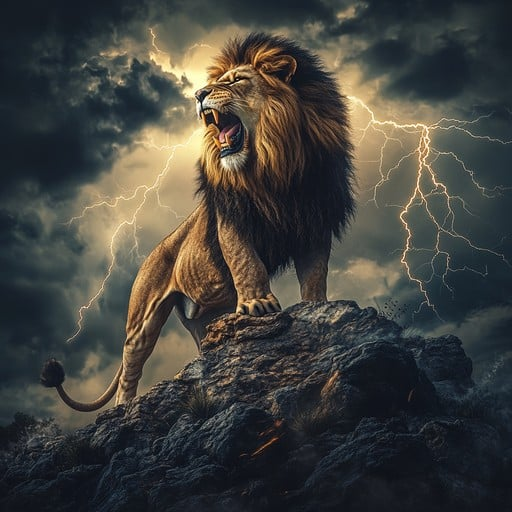
#> input picture Sec(5)-Opencv/images/majestic-lion-roaring-stockcake.jpg, 512 x 512 px
$ jupyter execute histogram.ipynb
#> lines starting #> are read from the running program, lines starting #| are printed output that depends on the picture
[cell 1]
import cv2
import matplotlib.pyplot as plt

[cell 2]
# RGB

image = cv2.imread("../images/majestic-lion-roaring-stockcake.jpg")
#> image is the input picture: shape (512, 512, 3); mean B, G, R 61.9, 66.4, 66.7
image_rgb = cv2.cvtColor(image, cv2.COLOR_BGR2RGB)

plt.imshow(image_rgb)

[cell 3]
import numpy as np

[cell 4]
lst=np.float32([[[1,2,11],[2,3,22],[2,3,33]],[[1,6,11],[2,6,22],[5,9,33]]])
lst.shape

[cell 5]
cv2.split(lst)[0]

[cell 6]
cv2.split(lst)[0].shape

[cell 7]
image_rgb.shape
#> Out = (512, 512, 3)

[cell 8]
channels = cv2.split(image_rgb)
colors = ['red', 'green', 'blue']

for channel, color in zip(channels, colors):
    hist = cv2.calcHist([channel], [0], None, [256], [0, 256])
    plt.plot(hist, color=color)
#> this loop made 3 passes
#> color on passes 1 to 3: 'red', 'green', 'blue'

plt.title("Color Histogram")
plt.xlabel("Pixel Intensity")
plt.ylabel("Frequency")
plt.show()
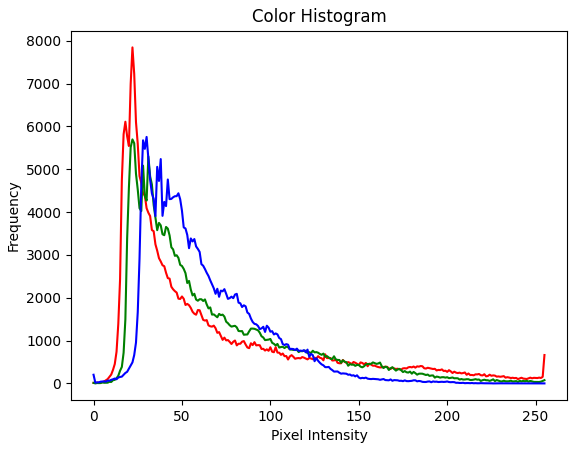
#> figure drawn by matplotlib, 1 panel; curve peaks at x = 22, y = 7847; curve peaks at x = 22, y = 5698; curve peaks at x = 30, y = 5756

[cell 9]
# HSV

image_hsv = cv2.cvtColor(image, cv2.COLOR_BGR2HSV)
#> image_hsv: shape (512, 512, 3); mean H, S, V 75.6, 77.7, 75.8
h, s, v = cv2.split(image_hsv)
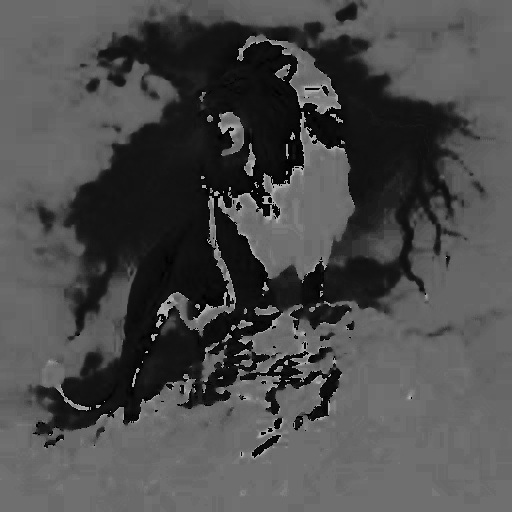
#> h: shape (512, 512); min 0, max 179, mean 75.6
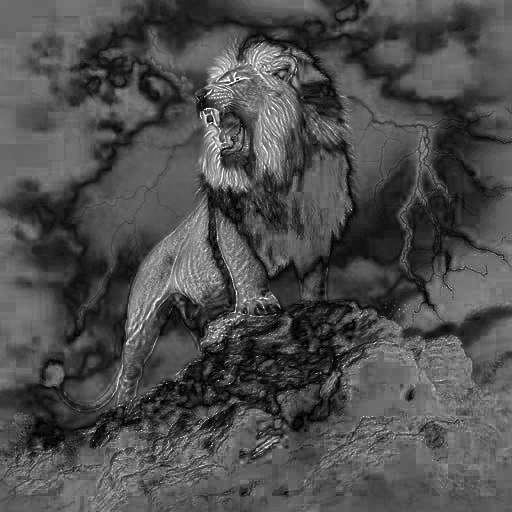
#> s: shape (512, 512); min 0, max 255, mean 77.7
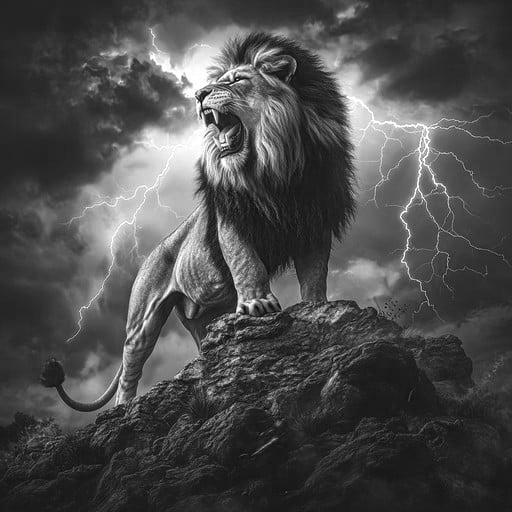
#> v: shape (512, 512); min 0, max 255, mean 75.8

h_hist = cv2.calcHist([h], [0], None, [180], [0, 180])
#> h_hist = 180 values, max 26516 at index 111, min 0 at index 44, mean 1456.4
s_hist = cv2.calcHist([s], [0], None, [256], [0, 256])
#> s_hist = 256 values, max 5209 at index 85, min 0 at index 1, mean 1024
v_hist = cv2.calcHist([v], [0], None, [256], [0, 256])
#> v_hist = 256 values, max 5368 at index 30, min 0 at index 1, mean 1024

fig, axes = plt.subplots(1,3, figsize=(15, 5))

axes[0].plot(h_hist, color='orange')
axes[0].set_title("Hue Histogram")
axes[0].set_xlabel("Bins")
axes[0].set_ylabel("Frequency")

axes[1].plot(s_hist, color='green')
axes[1].set_title("Saturation Histogram")
axes[1].set_xlabel("Bins")
axes[1].set_ylabel("Frequency")

axes[2].plot(v_hist, color='blue')
axes[2].set_title("Value histogram")
axes[2].set_xlabel("Bins")
axes[2].set_ylabel("Frequency")

plt.tight_layout()
plt.show()
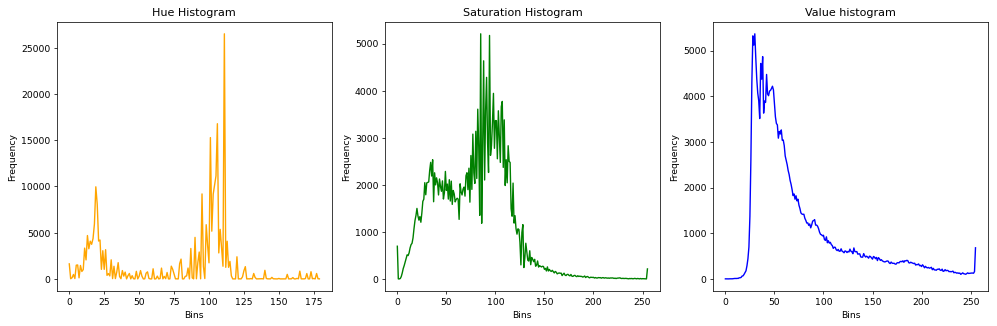
#> figure drawn by matplotlib, 3 panels; panel 1: curve peaks at x = 111, y = 26516; panel 2: curve peaks at x = 85, y = 5209; panel 3: curve peaks at x = 30, y = 5368
